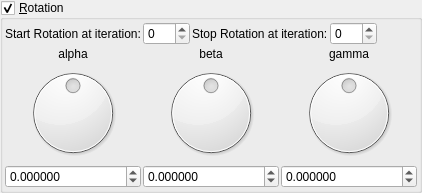
    <widget class="MyGroupBox" name="groupCheck_transf_rotation_enabled">
     <property name="title">
      <string>&amp;Rotation</string>
     </property>
     <property name="checkable">
      <bool>true</bool>
     </property>
     <layout class="QVBoxLayout" name="verticalLayout_9" stretch="0,0">
      <property name="spacing">
       <number>2</number>
      </property>
      <property name="leftMargin">
       <number>2</number>
      </property>
      <property name="topMargin">
       <number>2</number>
      </property>
      <property name="rightMargin">
       <number>2</number>
      </property>
      <property name="bottomMargin">
       <number>2</number>
      </property>
      <item>
       <layout class="QGridLayout" name="gridLayout_62">
        <property name="spacing">
         <number>2</number>
        </property>
        <item row="1" column="5">
         <spacer name="horizontalSpacer_35">
          <property name="orientation">
           <enum>Qt::Horizontal</enum>
          </property>
          <property name="sizeHint" stdset="0">
           <size>
            <width>40</width>
            <height>2</height>
           </size>
          </property>
         </spacer>
        </item>
        <item row="1" column="2">
         <widget class="QLabel" name="label_247">
          <property name="text">
           <string>Stop Rotation at iteration:</string>
          </property>
         </widget>
        </item>
        <item row="1" column="3">
         <widget class="MySpinBox" name="spinboxInt_transf_stop_iterations">
          <property name="sizePolicy">
           <sizepolicy hsizetype="Minimum" vsizetype="Maximum">
            <horstretch>0</horstretch>
            <verstretch>0</verstretch>
           </sizepolicy>
          </property>
          <property name="maximum">
           <number>250</number>
          </property>
         </widget>
        </item>
        <item row="1" column="1">
         <widget class="MySpinBox" name="spinboxInt_transf_start_iterations">
          <property name="sizePolicy">
           <sizepolicy hsizetype="Minimum" vsizetype="Maximum">
            <horstretch>0</horstretch>
            <verstretch>0</verstretch>
           </sizepolicy>
          </property>
          <property name="maximum">
           <number>250</number>
          </property>
         </widget>
        </item>
        <item row="1" column="0">
         <widget class="QLabel" name="label_246">
          <property name="text">
           <string>Start Rotation at iteration:</string>
          </property>
         </widget>
        </item>
       </layout>
      </item>
      <item>
       <layout class="QGridLayout" name="gridLayout_11">
        <property name="spacing">
         <number>2</number>
        </property>
        <item row="2" column="1">
         <widget class="QDial" name="dial3_transf_rotation_y">
          <property name="minimum">
           <number>-18000</number>
          </property>
          <property name="maximum">
           <number>18000</number>
          </property>
          <property name="wrapping">
           <bool>true</bool>
          </property>
         </widget>
        </item>
        <item row="1" column="0">
         <widget class="QLabel" name="label_35">
          <property name="text">
           <string notr="true">alpha</string>
          </property>
          <property name="alignment">
           <set>Qt::AlignCenter</set>
          </property>
         </widget>
        </item>
        <item row="2" column="2">
         <widget class="QDial" name="dial3_transf_rotation_z">
          <property name="minimum">
           <number>-18000</number>
          </property>
          <property name="maximum">
           <number>18000</number>
          </property>
          <property name="wrapping">
           <bool>true</bool>
          </property>
         </widget>
        </item>
        <item row="3" column="0">
         <widget class="MyDoubleSpinBox" name="spinboxd3_transf_rotation_x">
          <property name="sizePolicy">
           <sizepolicy hsizetype="Minimum" vsizetype="Maximum">
            <horstretch>0</horstretch>
            <verstretch>0</verstretch>
           </sizepolicy>
          </property>
          <property name="prefix">
           <string/>
          </property>
          <property name="suffix">
           <string/>
          </property>
          <property name="decimals">
           <number>6</number>
          </property>
          <property name="minimum">
           <double>-36000.000000000000000</double>
          </property>
          <property name="maximum">
           <double>36000.000000000000000</double>
          </property>
          <property name="singleStep">
           <double>1.000000000000000</double>
          </property>
         </widget>
        </item>
        <item row="3" column="1">
         <widget class="MyDoubleSpinBox" name="spinboxd3_transf_rotation_y">
          <property name="sizePolicy">
           <sizepolicy hsizetype="Minimum" vsizetype="Maximum">
            <horstretch>0</horstretch>
            <verstretch>0</verstretch>
           </sizepolicy>
          </property>
          <property name="prefix">
           <string/>
          </property>
          <property name="suffix">
           <string/>
          </property>
          <property name="decimals">
           <number>6</number>
          </property>
          <property name="minimum">
           <double>-36000.000000000000000</double>
          </property>
          <property name="maximum">
           <double>36000.000000000000000</double>
          </property>
          <property name="singleStep">
           <double>1.000000000000000</double>
          </property>
         </widget>
        </item>
        <item row="3" column="2">
         <widget class="MyDoubleSpinBox" name="spinboxd3_transf_rotation_z">
          <property name="sizePolicy">
           <sizepolicy hsizetype="Minimum" vsizetype="Maximum">
            <horstretch>0</horstretch>
            <verstretch>0</verstretch>
           </sizepolicy>
          </property>
          <property name="prefix">
           <string/>
          </property>
          <property name="suffix">
           <string/>
          </property>
          <property name="decimals">
           <number>6</number>
          </property>
          <property name="minimum">
           <double>-36000.000000000000000</double>
          </property>
          <property name="maximum">
           <double>36000.000000000000000</double>
          </property>
          <property name="singleStep">
           <double>1.000000000000000</double>
          </property>
         </widget>
        </item>
        <item row="1" column="1">
         <widget class="QLabel" name="label_34">
          <property name="text">
           <string notr="true">beta</string>
          </property>
          <property name="alignment">
           <set>Qt::AlignCenter</set>
          </property>
         </widget>
        </item>
        <item row="1" column="2">
         <widget class="QLabel" name="label_36">
          <property name="text">
           <string notr="true">gamma</string>
          </property>
          <property name="alignment">
           <set>Qt::AlignCenter</set>
          </property>
         </widget>
        </item>
        <item row="2" column="0">
         <widget class="QDial" name="dial3_transf_rotation_x">
          <property name="minimum">
           <number>-18000</number>
          </property>
          <property name="maximum">
           <number>18000</number>
          </property>
          <property name="wrapping">
           <bool>true</bool>
          </property>
         </widget>
        </item>
       </layout>
      </item>
     </layout>
    </widget>
